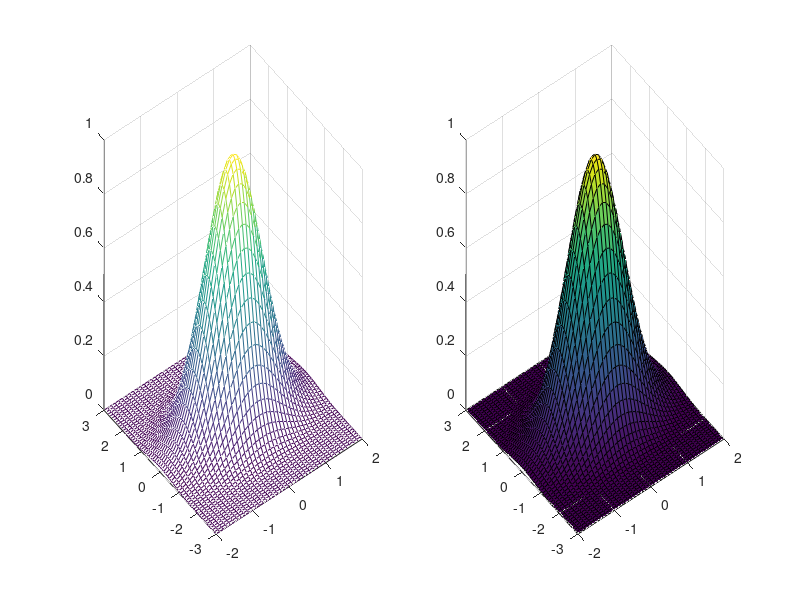

Write the MATLAB code that produced this figure.
clear; close all; clc; 
% plot3 ---> grafico di una curva 
t=0:pi/50:10*pi; 
x=exp(-0.05*t).*cos(t);
y=exp(-0.05*t).*sin(t);
plot3(x,y,t) ; 


close all; clc; clear; 
%grafico di una superficie  --> mesh e meshgrid 
[x,y] = meshgrid(-2:0.1:2, -3:0.1:3); 
z=exp(-x.^2-y.^2); 
subplot(1,2,1) ;
mesh(x,y,z); 

%SURF 
%figure(2); 
subplot(1,2,2) ;
surf(x,y,z) 